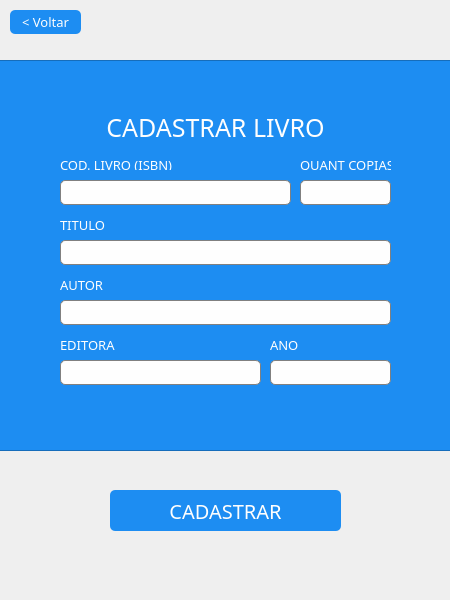
<?xml version="1.0" encoding="UTF-8"?>
<ui version="4.0">
 <class>telaCadastroLivro</class>
 <widget class="QDialog" name="telaCadastroLivro">
  <property name="geometry">
   <rect>
    <x>0</x>
    <y>0</y>
    <width>450</width>
    <height>600</height>
   </rect>
  </property>
  <property name="sizePolicy">
   <sizepolicy hsizetype="Fixed" vsizetype="Fixed">
    <horstretch>0</horstretch>
    <verstretch>0</verstretch>
   </sizepolicy>
  </property>
  <property name="minimumSize">
   <size>
    <width>450</width>
    <height>600</height>
   </size>
  </property>
  <property name="maximumSize">
   <size>
    <width>450</width>
    <height>600</height>
   </size>
  </property>
  <property name="sizeIncrement">
   <size>
    <width>450</width>
    <height>600</height>
   </size>
  </property>
  <property name="windowTitle">
   <string>BIBLIOTECA</string>
  </property>
  <property name="windowIcon">
   <iconset resource="arquivos.qrc">
    <normaloff>:/images/images/icone.ico</normaloff>:/images/images/icone.ico</iconset>
  </property>
  <widget class="QPushButton" name="cadastrarLivro_btn">
   <property name="geometry">
    <rect>
     <x>110</x>
     <y>490</y>
     <width>231</width>
     <height>41</height>
    </rect>
   </property>
   <property name="sizePolicy">
    <sizepolicy hsizetype="Minimum" vsizetype="Expanding">
     <horstretch>0</horstretch>
     <verstretch>0</verstretch>
    </sizepolicy>
   </property>
   <property name="cursor">
    <cursorShape>PointingHandCursor</cursorShape>
   </property>
   <property name="focusPolicy">
    <enum>Qt::ClickFocus</enum>
   </property>
   <property name="styleSheet">
    <string notr="true">QPushButton{font-size: 20px;
border-radius: 5px;
background-color:#1d8df2;
color: #fefefe;
font-family:Franklin Gothic Heavy;
}
:hover{
background-color:#10a7f7;}</string>
   </property>
   <property name="text">
    <string>CADASTRAR</string>
   </property>
   <property name="autoDefault">
    <bool>false</bool>
   </property>
  </widget>
  <widget class="QFrame" name="frame">
   <property name="geometry">
    <rect>
     <x>-10</x>
     <y>60</y>
     <width>461</width>
     <height>391</height>
    </rect>
   </property>
   <property name="styleSheet">
    <string notr="true">background-color:#1d8df2;
color:#fefefe;</string>
   </property>
   <property name="frameShape">
    <enum>QFrame::StyledPanel</enum>
   </property>
   <property name="frameShadow">
    <enum>QFrame::Raised</enum>
   </property>
   <widget class="QLabel" name="login_2">
    <property name="geometry">
     <rect>
      <x>40</x>
      <y>50</y>
      <width>371</width>
      <height>31</height>
     </rect>
    </property>
    <property name="styleSheet">
     <string notr="true">font-family:Franklin Gothic Heavy;
font-size:25px;
color:#fefefe;
</string>
    </property>
    <property name="text">
     <string>CADASTRAR LIVRO</string>
    </property>
    <property name="textFormat">
     <enum>Qt::PlainText</enum>
    </property>
    <property name="alignment">
     <set>Qt::AlignCenter</set>
    </property>
    <property name="textInteractionFlags">
     <set>Qt::TextSelectableByMouse</set>
    </property>
   </widget>
   <widget class="QLabel" name="label_8">
    <property name="geometry">
     <rect>
      <x>70</x>
      <y>100</y>
      <width>231</width>
      <height>10</height>
     </rect>
    </property>
    <property name="maximumSize">
     <size>
      <width>16777215</width>
      <height>10</height>
     </size>
    </property>
    <property name="styleSheet">
     <string notr="true">color: #fefefe;
font-family:Franklin Gothic Heavy;
font-size:13px;</string>
    </property>
    <property name="text">
     <string>CÓD. LIVRO (ISBN)</string>
    </property>
   </widget>
   <widget class="QLineEdit" name="codLivro_txt">
    <property name="enabled">
     <bool>true</bool>
    </property>
    <property name="geometry">
     <rect>
      <x>70</x>
      <y>120</y>
      <width>231</width>
      <height>25</height>
     </rect>
    </property>
    <property name="minimumSize">
     <size>
      <width>0</width>
      <height>25</height>
     </size>
    </property>
    <property name="maximumSize">
     <size>
      <width>16777215</width>
      <height>25</height>
     </size>
    </property>
    <property name="styleSheet">
     <string notr="true">border: 1px solid grey;
  border-radius: 5px;
background-color:#fefefe;
color:#303030</string>
    </property>
   </widget>
   <widget class="QLabel" name="label_9">
    <property name="geometry">
     <rect>
      <x>70</x>
      <y>160</y>
      <width>331</width>
      <height>10</height>
     </rect>
    </property>
    <property name="maximumSize">
     <size>
      <width>16777215</width>
      <height>10</height>
     </size>
    </property>
    <property name="styleSheet">
     <string notr="true">color: #fefefe;
font-family:Franklin Gothic Heavy;
font-size:13px;</string>
    </property>
    <property name="text">
     <string>TÍTULO</string>
    </property>
   </widget>
   <widget class="QLineEdit" name="tituloLivro_txt">
    <property name="geometry">
     <rect>
      <x>70</x>
      <y>180</y>
      <width>331</width>
      <height>25</height>
     </rect>
    </property>
    <property name="maximumSize">
     <size>
      <width>16777215</width>
      <height>25</height>
     </size>
    </property>
    <property name="styleSheet">
     <string notr="true">border: 1px solid grey;
  border-radius: 5px;
background-color:#fefefe;
color:#303030</string>
    </property>
   </widget>
   <widget class="QLabel" name="label_12">
    <property name="geometry">
     <rect>
      <x>70</x>
      <y>280</y>
      <width>201</width>
      <height>10</height>
     </rect>
    </property>
    <property name="maximumSize">
     <size>
      <width>16777215</width>
      <height>10</height>
     </size>
    </property>
    <property name="styleSheet">
     <string notr="true">color: #fefefe;
font-family:Franklin Gothic Heavy;
font-size:13px;</string>
    </property>
    <property name="text">
     <string>EDITORA</string>
    </property>
   </widget>
   <widget class="QLineEdit" name="editoraLivro_txt">
    <property name="geometry">
     <rect>
      <x>70</x>
      <y>300</y>
      <width>201</width>
      <height>25</height>
     </rect>
    </property>
    <property name="minimumSize">
     <size>
      <width>0</width>
      <height>25</height>
     </size>
    </property>
    <property name="maximumSize">
     <size>
      <width>16777215</width>
      <height>25</height>
     </size>
    </property>
    <property name="styleSheet">
     <string notr="true">border: 1px solid grey;
  border-radius: 5px;
background-color:#fefefe;
color:#303030</string>
    </property>
   </widget>
   <widget class="QLineEdit" name="autorLivro_txt">
    <property name="geometry">
     <rect>
      <x>70</x>
      <y>240</y>
      <width>331</width>
      <height>25</height>
     </rect>
    </property>
    <property name="minimumSize">
     <size>
      <width>0</width>
      <height>25</height>
     </size>
    </property>
    <property name="maximumSize">
     <size>
      <width>16777215</width>
      <height>25</height>
     </size>
    </property>
    <property name="styleSheet">
     <string notr="true">border: 1px solid grey;
  border-radius: 5px;
background-color:#fefefe;
color:#303030</string>
    </property>
   </widget>
   <widget class="QLabel" name="label_10">
    <property name="geometry">
     <rect>
      <x>70</x>
      <y>220</y>
      <width>331</width>
      <height>10</height>
     </rect>
    </property>
    <property name="maximumSize">
     <size>
      <width>16777215</width>
      <height>10</height>
     </size>
    </property>
    <property name="styleSheet">
     <string notr="true">color: #fefefe;
font-family:Franklin Gothic Heavy;
font-size:13px;</string>
    </property>
    <property name="text">
     <string>AUTOR</string>
    </property>
   </widget>
   <widget class="QLineEdit" name="anoLivro_txt">
    <property name="geometry">
     <rect>
      <x>280</x>
      <y>300</y>
      <width>121</width>
      <height>25</height>
     </rect>
    </property>
    <property name="minimumSize">
     <size>
      <width>0</width>
      <height>25</height>
     </size>
    </property>
    <property name="maximumSize">
     <size>
      <width>16777215</width>
      <height>25</height>
     </size>
    </property>
    <property name="styleSheet">
     <string notr="true">border: 1px solid grey;
  border-radius: 5px;
background-color:#fefefe;
color:#303030</string>
    </property>
   </widget>
   <widget class="QLabel" name="label_11">
    <property name="geometry">
     <rect>
      <x>280</x>
      <y>280</y>
      <width>121</width>
      <height>10</height>
     </rect>
    </property>
    <property name="maximumSize">
     <size>
      <width>16777215</width>
      <height>10</height>
     </size>
    </property>
    <property name="styleSheet">
     <string notr="true">color: #fefefe;
font-family:Franklin Gothic Heavy;
font-size:13px;</string>
    </property>
    <property name="text">
     <string>ANO</string>
    </property>
   </widget>
   <widget class="QLabel" name="label_15">
    <property name="geometry">
     <rect>
      <x>310</x>
      <y>100</y>
      <width>91</width>
      <height>10</height>
     </rect>
    </property>
    <property name="maximumSize">
     <size>
      <width>16777215</width>
      <height>10</height>
     </size>
    </property>
    <property name="styleSheet">
     <string notr="true">color: #fefefe;
font-family:Franklin Gothic Heavy;
font-size:13px;</string>
    </property>
    <property name="text">
     <string>QUANT COPIAS</string>
    </property>
   </widget>
   <widget class="QLineEdit" name="quantLivro_txt">
    <property name="geometry">
     <rect>
      <x>310</x>
      <y>120</y>
      <width>91</width>
      <height>25</height>
     </rect>
    </property>
    <property name="minimumSize">
     <size>
      <width>0</width>
      <height>25</height>
     </size>
    </property>
    <property name="maximumSize">
     <size>
      <width>16777215</width>
      <height>25</height>
     </size>
    </property>
    <property name="sizeIncrement">
     <size>
      <width>0</width>
      <height>25</height>
     </size>
    </property>
    <property name="styleSheet">
     <string notr="true">border: 1px solid grey;
  border-radius: 5px;
background-color:#fefefe;
color:#303030</string>
    </property>
   </widget>
  </widget>
  <widget class="QPushButton" name="pushButton">
   <property name="geometry">
    <rect>
     <x>10</x>
     <y>10</y>
     <width>71</width>
     <height>24</height>
    </rect>
   </property>
   <property name="cursor">
    <cursorShape>PointingHandCursor</cursorShape>
   </property>
   <property name="focusPolicy">
    <enum>Qt::NoFocus</enum>
   </property>
   <property name="styleSheet">
    <string notr="true">QPushButton{font-size: 13px;
border-radius: 5px;
background-color:#1d8df2;
color: #fefefe;
font-family:Franklin Gothic Heavy;}

:hover{
background-color:#10a7f7;}
</string>
   </property>
   <property name="text">
    <string>&lt; Voltar</string>
   </property>
  </widget>
  <widget class="QLabel" name="label_6">
   <property name="geometry">
    <rect>
     <x>190</x>
     <y>30</y>
     <width>65</width>
     <height>65</height>
    </rect>
   </property>
   <property name="maximumSize">
    <size>
     <width>65</width>
     <height>65</height>
    </size>
   </property>
   <property name="text">
    <string/>
   </property>
   <property name="pixmap">
    <pixmap resource="arquivos.qrc">:/images/images/333.png</pixmap>
   </property>
   <property name="scaledContents">
    <bool>true</bool>
   </property>
  </widget>
  <zorder>frame</zorder>
  <zorder>cadastrarLivro_btn</zorder>
  <zorder>pushButton</zorder>
  <zorder>label_6</zorder>
 </widget>
 <resources>
  <include location="arquivos.qrc"/>
 </resources>
 <connections/>
</ui>
